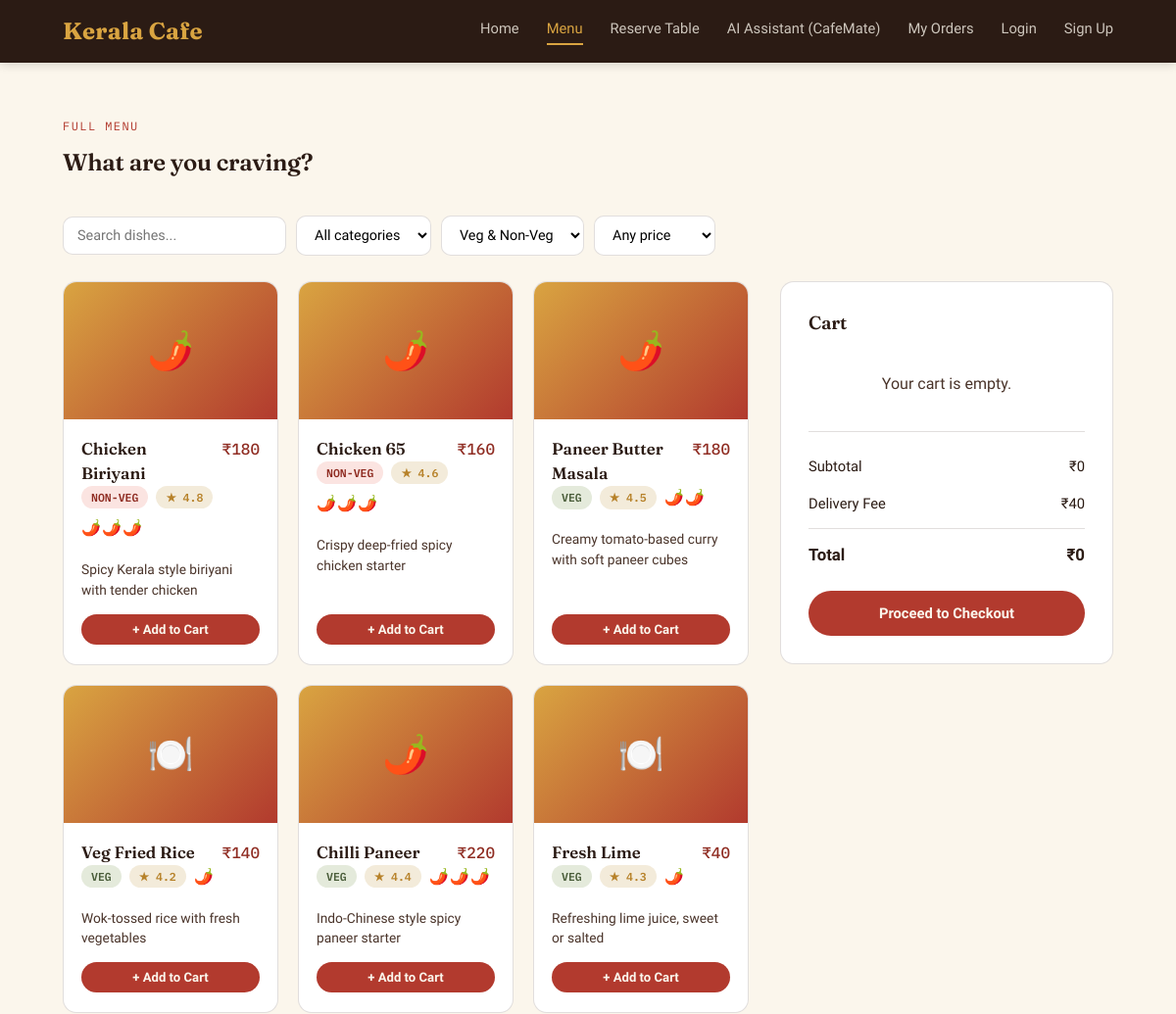
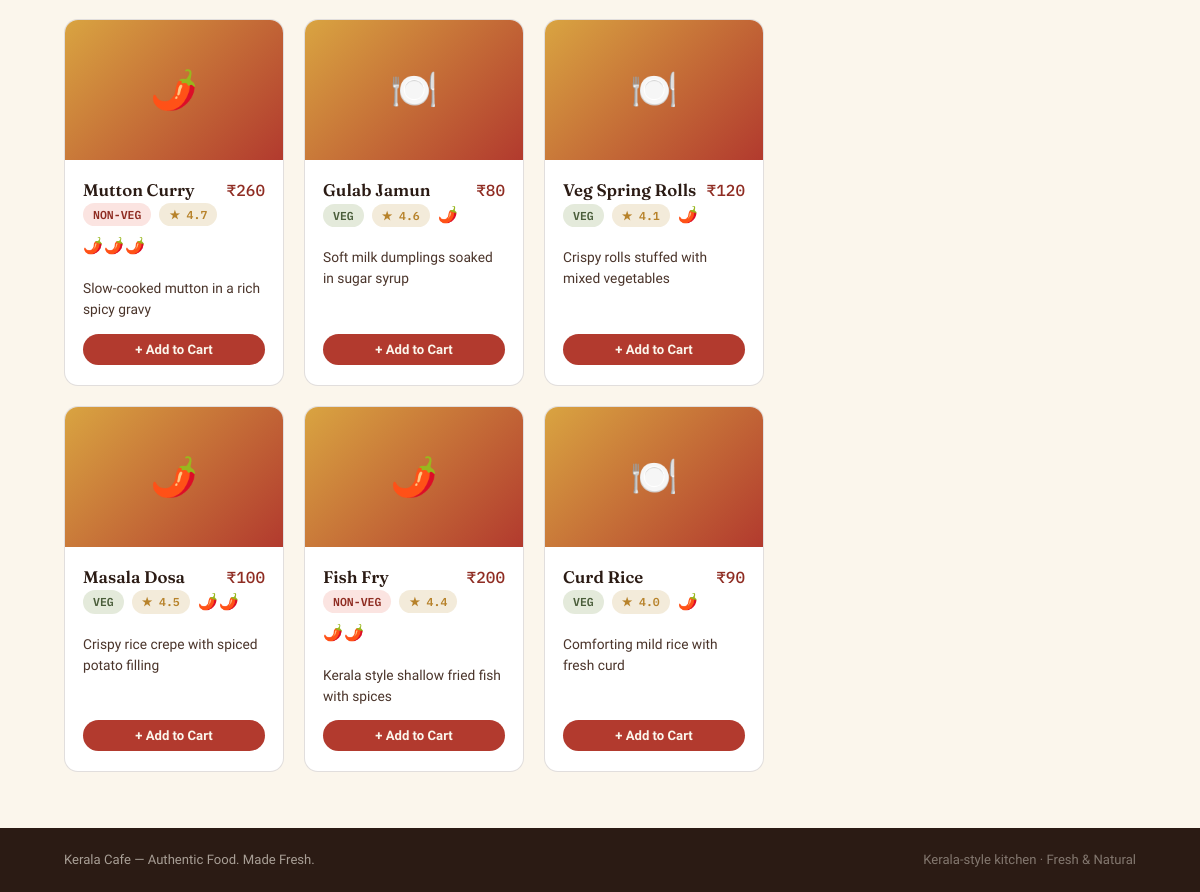
The page /menu on the database its author committed (2 pictures, top to bottom).
### models.py (models this page shows)
class Food(Base):
    __tablename__ = "foods"
    food_id = Column(Integer, primary_key=True, index=True)
    food_name = Column(String(120), nullable=False)
    category = Column(String(60), nullable=False)       # e.g. Starters, Main Course, Beverages
    price = Column(Float, nullable=False)
    description = Column(Text, default="")
    is_veg = Column(Boolean, default=True)
    spice_level = Column(Integer, default=1)             # 1-3 (mild/medium/spicy)
    image_url = Column(String(255), default="")
    availability = Column(Boolean, default=True)
    rating = Column(Float, default=4.5)
    order_items = relationship("OrderItem", back_populates="food")

### app.py (the view)
@app.get("/menu")
def menu_page(request: Request, db: Session = Depends(get_db)):
    foods = db.query(models.Food).all()
    categories = sorted({f.category for f in foods})
    return render(request, "menu.html", db, {"foods": foods, "categories": categories})

### templates/menu.html (shortened to what this page needs)
{% extends "base.html" %}
{% block content %}
<section class="th-section">
  <div class="th-container">
    <div class="th-heading-row">
      <div>
        <span class="th-eyebrow">Full menu</span>
        <h2>What are you craving?</h2>
      </div>
    </div>
    <div class="th-filters">
      <input type="text" id="searchInput" placeholder="Search dishes...">
      <select id="categorySelect">
        <option value="">All categories</option>
      </select>
      <select id="vegSelect">
        <option value="">Veg &amp; Non-Veg</option>
      </select>
      <select id="priceSelect">
        <option value="">Any price</option>
      </select>
    </div>
    <div class="th-order-layout">
      <div>
        <div class="th-card-grid" id="menuGrid">
          {% for food in foods %}
          <div class="th-food-card"
               data-name="{{ food.food_name|lower }}"
               data-category="{{ food.category }}"
               data-veg="{{ 'veg' if food.is_veg else 'nonveg' }}"
               data-price="{{ food.price }}">
            {% if food.image_url %}
            <div class="th-food-media" style="font-size:0;">
            </div>
            {% else %}
            <div class="th-food-media">{{ '🌶️' if food.spice_level >= 2 else '🍽️' }}</div>
            {% endif %}
            <div class="th-food-body">
              <div class="th-food-top">
                <span class="th-food-name">{{ food.food_name }}</span>
                <span class="th-price">₹{{ food.price|int }}</span>
              </div>
              <div class="th-food-meta">
                <span class="th-tag {{ 'th-tag-veg' if food.is_veg else 'th-tag-nonveg' }}">{{ 'VEG' if food.is_veg else 'NON-VEG' }}</span>
                <span class="th-tag th-tag-rating">★ {{ food.rating }}</span>
                <span class="th-spice">{{ '🌶️' * food.spice_level }}</span>
              </div>
              <p class="th-food-desc">{{ food.description }}</p>
              {% if food.availability %}
              <div class="cart-action" data-id="{{ food.food_id }}" data-name="{{ food.food_name }}" data-price="{{ food.price }}"></div>
              {% else %}
              <button class="btn btn-sm btn-block" disabled>Unavailable</button>
              {% endif %}
            </div>
          </div>
          {% endfor %}
        </div>
      </div>
      <aside class="th-card" style="position:sticky; top:90px;">
        <h3 style="margin-bottom:16px;">Cart</h3>
        <div id="cartItems"><p class="th-empty" style="padding:20px 0;">Your cart is empty.</p></div>
        <hr class="th-divider" style="margin:16px 0;">
        <div class="th-summary-row"><span>Subtotal</span><span id="subtotal">₹0</span></div>
        <div class="th-summary-row"><span>Delivery Fee</span><span>₹40</span></div>
        <div class="th-summary-row total"><span>Total</span><span id="total">₹0</span></div>
        <a href="/checkout" class="btn btn-primary btn-block" style="margin-top:16px;">Proceed to Checkout</a>
      </aside>
    </div>
  </div>
</section>
{% endblock %}

### templates/base.html (shortened to what this page needs)
<!DOCTYPE html>
<html lang="en">
<head>
<link rel="stylesheet" href="/static/style.css">
</head>
<body>
<header class="th-nav">
  <div class="th-nav-inner">
    <a href="/" class="th-brand">Kerala Cafe</a>
    <nav class="th-nav-links" id="navLinks">
      <a href="/" class="{{ 'active' if request.url.path == '/' }}">Home</a>
      <a href="/menu" class="{{ 'active' if request.url.path == '/menu' }}">Menu</a>
      <a href="/reserve" class="{{ 'active' if request.url.path == '/reserve' }}">Reserve Table</a>
      <a href="/ai-assistant" class="{{ 'active' if request.url.path == '/ai-assistant' }}">AI Assistant (CafeMate)</a>
      <a href="/orders" class="{{ 'active' if request.url.path == '/orders' }}">My Orders</a>
      {% if current_user %}
        {% if current_user.is_admin %}
        <a href="/admin/orders" class="{{ 'active' if request.url.path.startswith('/admin') }}">Admin</a>
        {% endif %}
        <a href="/logout">Logout ({{ current_user.name.split(' ')[0] }})</a>
      {% else %}
        <a href="/login" class="{{ 'active' if request.url.path == '/login' }}">Login</a>
        <a href="/register" class="{{ 'active' if request.url.path == '/register' }}">Sign Up</a>
      {% endif %}
    </nav>
  </div>
</header>
<main>
{% block content %}{% endblock %}
</main>
<footer class="th-footer">
  <div class="th-footer-inner">
    <span>Kerala Cafe &mdash; Authentic Food. Made Fresh.</span>
    <span class="th-footer-dim">Kerala-style kitchen &middot; Fresh & Natural</span>
  </div>
</footer>
</body>
</html>

### rows shown on the page
Food: food_name "Chicken Biriyani", price "180", is_veg "NON-VEG", rating "4.8", spice_level "🌶️🌶️🌶️", description "Spicy Kerala style biriyani with tender chicken"
Food: food_name "Chicken 65", price "160", is_veg "NON-VEG", rating "4.6", spice_level "🌶️🌶️🌶️", description "Crispy deep-fried spicy chicken starter"
Food: food_name "Paneer Butter Masala", price "180", is_veg "VEG", rating "4.5", spice_level "🌶️🌶️", description "Creamy tomato-based curry with soft paneer cubes"
Food: food_name "Veg Fried Rice", price "140", is_veg "VEG", rating "4.2", spice_level "🌶️", description "Wok-tossed rice with fresh vegetables"
Food: food_name "Chilli Paneer", price "220", is_veg "VEG", rating "4.4", spice_level "🌶️🌶️🌶️", description "Indo-Chinese style spicy paneer starter"
Food: food_name "Fresh Lime", price "40", is_veg "VEG", rating "4.3", spice_level "🌶️", description "Refreshing lime juice, sweet or salted"
Food: food_name "Mutton Curry", price "260", is_veg "NON-VEG", rating "4.7", spice_level "🌶️🌶️🌶️", description "Slow-cooked mutton in a rich spicy gravy"
Food: food_name "Gulab Jamun", price "80", is_veg "VEG", rating "4.6", spice_level "🌶️", description "Soft milk dumplings soaked in sugar syrup"
Food: food_name "Veg Spring Rolls", price "120", is_veg "VEG", rating "4.1", spice_level "🌶️", description "Crispy rolls stuffed with mixed vegetables"
Food: food_name "Masala Dosa", price "100", is_veg "VEG", rating "4.5", spice_level "🌶️🌶️", description "Crispy rice crepe with spiced potato filling"
Food: food_name "Fish Fry", price "200", is_veg "NON-VEG", rating "4.4", spice_level "🌶️🌶️", description "Kerala style shallow fried fish with spices"
Food: food_name "Curd Rice", price "90", is_veg "VEG", rating "4.0", spice_level "🌶️", description "Comforting mild rice with fresh curd"
